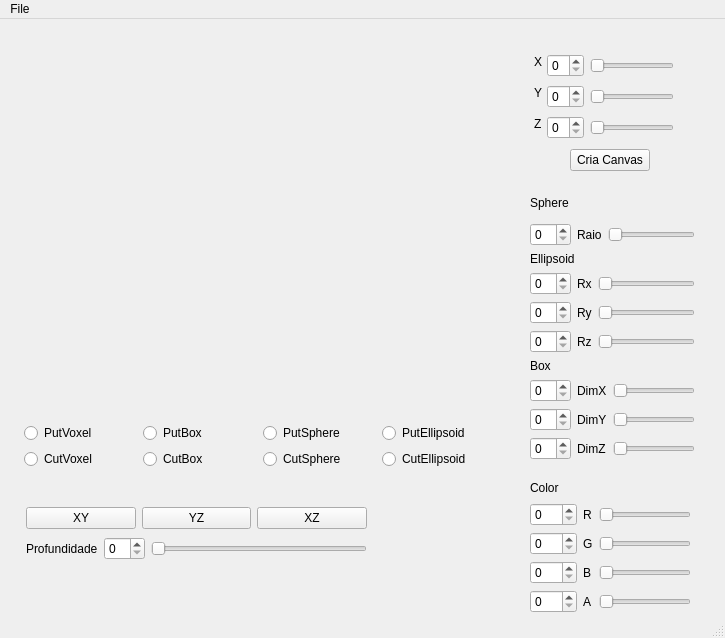
<?xml version="1.0" encoding="UTF-8"?>
<ui version="4.0">
 <class>MainWindow</class>
 <widget class="QMainWindow" name="MainWindow">
  <property name="geometry">
   <rect>
    <x>0</x>
    <y>0</y>
    <width>725</width>
    <height>638</height>
   </rect>
  </property>
  <property name="windowTitle">
   <string>MainWindow</string>
  </property>
  <widget class="QWidget" name="centralwidget">
   <widget class="Plotter" name="widget" native="true">
    <property name="geometry">
     <rect>
      <x>50</x>
      <y>10</y>
      <width>441</width>
      <height>371</height>
     </rect>
    </property>
   </widget>
   <widget class="QPushButton" name="pushButtonCriaCanvas">
    <property name="geometry">
     <rect>
      <x>570</x>
      <y>130</y>
      <width>80</width>
      <height>22</height>
     </rect>
    </property>
    <property name="text">
     <string>Cria Canvas</string>
    </property>
   </widget>
   <widget class="Color" name="widget_2" native="true">
    <property name="geometry">
     <rect>
      <x>390</x>
      <y>470</y>
      <width>120</width>
      <height>111</height>
     </rect>
    </property>
   </widget>
   <widget class="QWidget" name="layoutWidget">
    <property name="geometry">
     <rect>
      <x>24</x>
      <y>404</y>
      <width>471</width>
      <height>48</height>
     </rect>
    </property>
    <layout class="QGridLayout" name="gridLayout_5">
     <item row="0" column="0">
      <widget class="QRadioButton" name="radioButtonPutVoxel">
       <property name="text">
        <string>PutVoxel</string>
       </property>
      </widget>
     </item>
     <item row="0" column="1">
      <widget class="QRadioButton" name="radioButtonPutBox">
       <property name="text">
        <string>PutBox</string>
       </property>
      </widget>
     </item>
     <item row="0" column="2">
      <widget class="QRadioButton" name="radioButtonPutSphere">
       <property name="text">
        <string>PutSphere</string>
       </property>
      </widget>
     </item>
     <item row="0" column="3">
      <widget class="QRadioButton" name="radioButtonPutEllipsoid">
       <property name="text">
        <string>PutEllipsoid</string>
       </property>
      </widget>
     </item>
     <item row="1" column="0">
      <widget class="QRadioButton" name="radioButtonCutVoxel">
       <property name="text">
        <string>CutVoxel</string>
       </property>
      </widget>
     </item>
     <item row="1" column="1">
      <widget class="QRadioButton" name="radioButtonCutBox">
       <property name="text">
        <string>CutBox</string>
       </property>
      </widget>
     </item>
     <item row="1" column="2">
      <widget class="QRadioButton" name="radioButtonCutSphere">
       <property name="text">
        <string>CutSphere</string>
       </property>
      </widget>
     </item>
     <item row="1" column="3">
      <widget class="QRadioButton" name="radioButtonCutEllipsoid">
       <property name="text">
        <string>CutEllipsoid</string>
       </property>
      </widget>
     </item>
    </layout>
   </widget>
   <widget class="QWidget" name="layoutWidget">
    <property name="geometry">
     <rect>
      <x>530</x>
      <y>460</y>
      <width>161</width>
      <height>134</height>
     </rect>
    </property>
    <layout class="QVBoxLayout" name="verticalLayout">
     <item>
      <widget class="QLabel" name="label">
       <property name="text">
        <string>Color</string>
       </property>
      </widget>
     </item>
     <item>
      <layout class="QGridLayout" name="gridLayout">
       <item row="0" column="0">
        <widget class="QSpinBox" name="spinBoxR">
         <property name="maximum">
          <number>255</number>
         </property>
        </widget>
       </item>
       <item row="0" column="1">
        <widget class="QLabel" name="Vermelho">
         <property name="text">
          <string>R</string>
         </property>
        </widget>
       </item>
       <item row="0" column="2">
        <widget class="QSlider" name="horizontalSliderRed">
         <property name="minimum">
          <number>1</number>
         </property>
         <property name="maximum">
          <number>254</number>
         </property>
         <property name="orientation">
          <enum>Qt::Horizontal</enum>
         </property>
        </widget>
       </item>
       <item row="1" column="0">
        <widget class="QSpinBox" name="spinBoxG">
         <property name="maximum">
          <number>255</number>
         </property>
        </widget>
       </item>
       <item row="1" column="1">
        <widget class="QLabel" name="Verde">
         <property name="text">
          <string>G</string>
         </property>
        </widget>
       </item>
       <item row="1" column="2">
        <widget class="QSlider" name="horizontalSliderGreen">
         <property name="minimum">
          <number>1</number>
         </property>
         <property name="maximum">
          <number>254</number>
         </property>
         <property name="orientation">
          <enum>Qt::Horizontal</enum>
         </property>
        </widget>
       </item>
       <item row="2" column="0">
        <widget class="QSpinBox" name="spinBoxB">
         <property name="maximum">
          <number>255</number>
         </property>
        </widget>
       </item>
       <item row="2" column="1">
        <widget class="QLabel" name="Azul">
         <property name="text">
          <string>B</string>
         </property>
        </widget>
       </item>
       <item row="2" column="2">
        <widget class="QSlider" name="horizontalSliderBlue">
         <property name="minimum">
          <number>1</number>
         </property>
         <property name="maximum">
          <number>254</number>
         </property>
         <property name="orientation">
          <enum>Qt::Horizontal</enum>
         </property>
        </widget>
       </item>
       <item row="3" column="0">
        <widget class="QSpinBox" name="spinBoxA">
         <property name="maximum">
          <number>255</number>
         </property>
        </widget>
       </item>
       <item row="3" column="1">
        <widget class="QLabel" name="Alfa">
         <property name="text">
          <string>A</string>
         </property>
        </widget>
       </item>
       <item row="3" column="2">
        <widget class="QSlider" name="horizontalSliderAlfa">
         <property name="minimum">
          <number>1</number>
         </property>
         <property name="maximum">
          <number>254</number>
         </property>
         <property name="orientation">
          <enum>Qt::Horizontal</enum>
         </property>
        </widget>
       </item>
      </layout>
     </item>
    </layout>
   </widget>
   <widget class="QWidget" name="layoutWidget">
    <property name="geometry">
     <rect>
      <x>26</x>
      <y>486</y>
      <width>341</width>
      <height>57</height>
     </rect>
    </property>
    <layout class="QVBoxLayout" name="verticalLayout_6">
     <item>
      <layout class="QHBoxLayout" name="horizontalLayout">
       <item>
        <widget class="QPushButton" name="pushButtonXY">
         <property name="text">
          <string>XY</string>
         </property>
        </widget>
       </item>
       <item>
        <widget class="QPushButton" name="pushButtonYZ">
         <property name="text">
          <string>YZ</string>
         </property>
        </widget>
       </item>
       <item>
        <widget class="QPushButton" name="pushButtonXZ">
         <property name="text">
          <string>XZ</string>
         </property>
        </widget>
       </item>
      </layout>
     </item>
     <item>
      <layout class="QHBoxLayout" name="horizontalLayout_2">
       <item>
        <widget class="QLabel" name="Profundidade">
         <property name="text">
          <string>Profundidade</string>
         </property>
        </widget>
       </item>
       <item>
        <widget class="QSpinBox" name="spinBox"/>
       </item>
       <item>
        <widget class="QSlider" name="horizontalSliderProf">
         <property name="orientation">
          <enum>Qt::Horizontal</enum>
         </property>
        </widget>
       </item>
      </layout>
     </item>
    </layout>
   </widget>
   <widget class="QWidget" name="layoutWidget">
    <property name="geometry">
     <rect>
      <x>530</x>
      <y>170</y>
      <width>165</width>
      <height>271</height>
     </rect>
    </property>
    <layout class="QVBoxLayout" name="verticalLayout_2">
     <item>
      <layout class="QVBoxLayout" name="verticalLayout_5">
       <item>
        <widget class="QLabel" name="labelSphere">
         <property name="text">
          <string>Sphere</string>
         </property>
        </widget>
       </item>
       <item>
        <layout class="QGridLayout" name="gridLayout_4">
         <item row="0" column="0">
          <widget class="QSpinBox" name="spinBoxRaio"/>
         </item>
         <item row="0" column="1">
          <widget class="QLabel" name="Raio">
           <property name="text">
            <string>Raio</string>
           </property>
          </widget>
         </item>
         <item row="0" column="2">
          <widget class="QSlider" name="horizontalSliderRaio">
           <property name="orientation">
            <enum>Qt::Horizontal</enum>
           </property>
          </widget>
         </item>
        </layout>
       </item>
      </layout>
     </item>
     <item>
      <layout class="QVBoxLayout" name="verticalLayout_4">
       <item>
        <widget class="QLabel" name="labelEllipsoid">
         <property name="text">
          <string>Ellipsoid</string>
         </property>
        </widget>
       </item>
       <item>
        <layout class="QGridLayout" name="gridLayout_3">
         <item row="0" column="0">
          <widget class="QSpinBox" name="spinBoxRx"/>
         </item>
         <item row="0" column="1">
          <widget class="QLabel" name="Rx">
           <property name="text">
            <string>Rx</string>
           </property>
          </widget>
         </item>
         <item row="0" column="2">
          <widget class="QSlider" name="horizontalSliderRx">
           <property name="orientation">
            <enum>Qt::Horizontal</enum>
           </property>
          </widget>
         </item>
         <item row="1" column="0">
          <widget class="QSpinBox" name="spinBoxRy"/>
         </item>
         <item row="1" column="1">
          <widget class="QLabel" name="Ry">
           <property name="text">
            <string>Ry</string>
           </property>
          </widget>
         </item>
         <item row="1" column="2">
          <widget class="QSlider" name="horizontalSliderRy">
           <property name="orientation">
            <enum>Qt::Horizontal</enum>
           </property>
          </widget>
         </item>
         <item row="2" column="0">
          <widget class="QSpinBox" name="spinBoxRz"/>
         </item>
         <item row="2" column="1">
          <widget class="QLabel" name="Rz">
           <property name="text">
            <string>Rz</string>
           </property>
          </widget>
         </item>
         <item row="2" column="2">
          <widget class="QSlider" name="horizontalSliderRz">
           <property name="orientation">
            <enum>Qt::Horizontal</enum>
           </property>
          </widget>
         </item>
        </layout>
       </item>
      </layout>
     </item>
     <item>
      <layout class="QVBoxLayout" name="verticalLayout_3">
       <item>
        <widget class="QLabel" name="labelBox">
         <property name="text">
          <string>Box</string>
         </property>
        </widget>
       </item>
       <item>
        <layout class="QGridLayout" name="gridLayout_2">
         <item row="0" column="0">
          <widget class="QSpinBox" name="spinBoxDimX"/>
         </item>
         <item row="0" column="1">
          <widget class="QLabel" name="DimX">
           <property name="text">
            <string>DimX</string>
           </property>
          </widget>
         </item>
         <item row="0" column="2">
          <widget class="QSlider" name="horizontalSliderDimX">
           <property name="orientation">
            <enum>Qt::Horizontal</enum>
           </property>
          </widget>
         </item>
         <item row="1" column="0">
          <widget class="QSpinBox" name="spinBoxDimY"/>
         </item>
         <item row="1" column="1">
          <widget class="QLabel" name="DimY">
           <property name="text">
            <string>DimY</string>
           </property>
          </widget>
         </item>
         <item row="1" column="2">
          <widget class="QSlider" name="horizontalSliderDimY">
           <property name="orientation">
            <enum>Qt::Horizontal</enum>
           </property>
          </widget>
         </item>
         <item row="2" column="0">
          <widget class="QSpinBox" name="spinBoxDimZ"/>
         </item>
         <item row="2" column="1">
          <widget class="QLabel" name="DimZ">
           <property name="text">
            <string>DimZ</string>
           </property>
          </widget>
         </item>
         <item row="2" column="2">
          <widget class="QSlider" name="horizontalSliderDimZ">
           <property name="orientation">
            <enum>Qt::Horizontal</enum>
           </property>
          </widget>
         </item>
        </layout>
       </item>
      </layout>
     </item>
    </layout>
   </widget>
   <widget class="QLabel" name="YGeral">
    <property name="geometry">
     <rect>
      <x>534</x>
      <y>66</y>
      <width>16</width>
      <height>16</height>
     </rect>
    </property>
    <property name="text">
     <string>Y</string>
    </property>
   </widget>
   <widget class="QSlider" name="horizontalSliderZCanvas">
    <property name="geometry">
     <rect>
      <x>590</x>
      <y>101</y>
      <width>84</width>
      <height>16</height>
     </rect>
    </property>
    <property name="orientation">
     <enum>Qt::Horizontal</enum>
    </property>
   </widget>
   <widget class="QSpinBox" name="spinBoxXCanvas">
    <property name="geometry">
     <rect>
      <x>547</x>
      <y>35</y>
      <width>37</width>
      <height>23</height>
     </rect>
    </property>
   </widget>
   <widget class="QSpinBox" name="spinBoxYCanvas">
    <property name="geometry">
     <rect>
      <x>547</x>
      <y>66</y>
      <width>37</width>
      <height>23</height>
     </rect>
    </property>
   </widget>
   <widget class="QLabel" name="ZGeral">
    <property name="geometry">
     <rect>
      <x>534</x>
      <y>97</y>
      <width>16</width>
      <height>16</height>
     </rect>
    </property>
    <property name="text">
     <string>Z</string>
    </property>
   </widget>
   <widget class="QSpinBox" name="spinBoxZCanvas">
    <property name="geometry">
     <rect>
      <x>547</x>
      <y>97</y>
      <width>37</width>
      <height>23</height>
     </rect>
    </property>
   </widget>
   <widget class="QSlider" name="horizontalSliderXCanvas">
    <property name="geometry">
     <rect>
      <x>590</x>
      <y>39</y>
      <width>84</width>
      <height>16</height>
     </rect>
    </property>
    <property name="orientation">
     <enum>Qt::Horizontal</enum>
    </property>
   </widget>
   <widget class="QLabel" name="XGeral">
    <property name="geometry">
     <rect>
      <x>534</x>
      <y>35</y>
      <width>16</width>
      <height>16</height>
     </rect>
    </property>
    <property name="text">
     <string>X</string>
    </property>
   </widget>
   <widget class="QSlider" name="horizontalSliderYCanvas">
    <property name="geometry">
     <rect>
      <x>590</x>
      <y>70</y>
      <width>84</width>
      <height>16</height>
     </rect>
    </property>
    <property name="orientation">
     <enum>Qt::Horizontal</enum>
    </property>
   </widget>
  </widget>
  <widget class="QMenuBar" name="menubar">
   <property name="geometry">
    <rect>
     <x>0</x>
     <y>0</y>
     <width>725</width>
     <height>21</height>
    </rect>
   </property>
   <widget class="QMenu" name="menuFile">
    <property name="title">
     <string>File</string>
    </property>
    <addaction name="actionSave"/>
    <addaction name="actionQuit"/>
   </widget>
   <addaction name="menuFile"/>
  </widget>
  <widget class="QStatusBar" name="statusbar"/>
  <action name="actionQuit">
   <property name="text">
    <string>Quit</string>
   </property>
  </action>
  <action name="actionSave">
   <property name="text">
    <string>Save</string>
   </property>
  </action>
 </widget>
 <customwidgets>
  <customwidget>
   <class>Plotter</class>
   <extends>QWidget</extends>
   <header>plotter.h</header>
   <container>1</container>
  </customwidget>
  <customwidget>
   <class>Color</class>
   <extends>QWidget</extends>
   <header>color.h</header>
   <container>1</container>
   <slots>
    <slot>set_r(int)</slot>
    <slot>set_g(int)</slot>
    <slot>set_b(int)</slot>
   </slots>
  </customwidget>
 </customwidgets>
 <resources/>
 <connections>
  <connection>
   <sender>spinBoxRaio</sender>
   <signal>valueChanged(int)</signal>
   <receiver>horizontalSliderRaio</receiver>
   <slot>setValue(int)</slot>
   <hints>
    <hint type="sourcelabel">
     <x>549</x>
     <y>215</y>
    </hint>
    <hint type="destinationlabel">
     <x>686</x>
     <y>211</y>
    </hint>
   </hints>
  </connection>
  <connection>
   <sender>horizontalSliderRaio</sender>
   <signal>valueChanged(int)</signal>
   <receiver>spinBoxRaio</receiver>
   <slot>setValue(int)</slot>
   <hints>
    <hint type="sourcelabel">
     <x>686</x>
     <y>211</y>
    </hint>
    <hint type="destinationlabel">
     <x>557</x>
     <y>215</y>
    </hint>
   </hints>
  </connection>
  <connection>
   <sender>spinBoxRx</sender>
   <signal>valueChanged(int)</signal>
   <receiver>horizontalSliderRx</receiver>
   <slot>setValue(int)</slot>
   <hints>
    <hint type="sourcelabel">
     <x>545</x>
     <y>275</y>
    </hint>
    <hint type="destinationlabel">
     <x>677</x>
     <y>271</y>
    </hint>
   </hints>
  </connection>
  <connection>
   <sender>horizontalSliderRx</sender>
   <signal>valueChanged(int)</signal>
   <receiver>spinBoxRx</receiver>
   <slot>setValue(int)</slot>
   <hints>
    <hint type="sourcelabel">
     <x>677</x>
     <y>271</y>
    </hint>
    <hint type="destinationlabel">
     <x>562</x>
     <y>275</y>
    </hint>
   </hints>
  </connection>
  <connection>
   <sender>spinBoxRy</sender>
   <signal>valueChanged(int)</signal>
   <receiver>horizontalSliderRy</receiver>
   <slot>setValue(int)</slot>
   <hints>
    <hint type="sourcelabel">
     <x>550</x>
     <y>304</y>
    </hint>
    <hint type="destinationlabel">
     <x>677</x>
     <y>300</y>
    </hint>
   </hints>
  </connection>
  <connection>
   <sender>horizontalSliderRy</sender>
   <signal>valueChanged(int)</signal>
   <receiver>spinBoxRy</receiver>
   <slot>setValue(int)</slot>
   <hints>
    <hint type="sourcelabel">
     <x>677</x>
     <y>300</y>
    </hint>
    <hint type="destinationlabel">
     <x>556</x>
     <y>304</y>
    </hint>
   </hints>
  </connection>
  <connection>
   <sender>spinBoxRz</sender>
   <signal>valueChanged(int)</signal>
   <receiver>horizontalSliderRz</receiver>
   <slot>setValue(int)</slot>
   <hints>
    <hint type="sourcelabel">
     <x>549</x>
     <y>333</y>
    </hint>
    <hint type="destinationlabel">
     <x>677</x>
     <y>329</y>
    </hint>
   </hints>
  </connection>
  <connection>
   <sender>horizontalSliderRz</sender>
   <signal>valueChanged(int)</signal>
   <receiver>spinBoxRz</receiver>
   <slot>setValue(int)</slot>
   <hints>
    <hint type="sourcelabel">
     <x>677</x>
     <y>329</y>
    </hint>
    <hint type="destinationlabel">
     <x>546</x>
     <y>333</y>
    </hint>
   </hints>
  </connection>
  <connection>
   <sender>spinBoxDimX</sender>
   <signal>valueChanged(int)</signal>
   <receiver>horizontalSliderDimX</receiver>
   <slot>setValue(int)</slot>
   <hints>
    <hint type="sourcelabel">
     <x>547</x>
     <y>395</y>
    </hint>
    <hint type="destinationlabel">
     <x>690</x>
     <y>391</y>
    </hint>
   </hints>
  </connection>
  <connection>
   <sender>horizontalSliderDimX</sender>
   <signal>valueChanged(int)</signal>
   <receiver>spinBoxDimX</receiver>
   <slot>setValue(int)</slot>
   <hints>
    <hint type="sourcelabel">
     <x>690</x>
     <y>391</y>
    </hint>
    <hint type="destinationlabel">
     <x>564</x>
     <y>395</y>
    </hint>
   </hints>
  </connection>
  <connection>
   <sender>spinBoxDimY</sender>
   <signal>valueChanged(int)</signal>
   <receiver>horizontalSliderDimY</receiver>
   <slot>setValue(int)</slot>
   <hints>
    <hint type="sourcelabel">
     <x>546</x>
     <y>424</y>
    </hint>
    <hint type="destinationlabel">
     <x>690</x>
     <y>420</y>
    </hint>
   </hints>
  </connection>
  <connection>
   <sender>horizontalSliderDimY</sender>
   <signal>valueChanged(int)</signal>
   <receiver>spinBoxDimY</receiver>
   <slot>setValue(int)</slot>
   <hints>
    <hint type="sourcelabel">
     <x>690</x>
     <y>420</y>
    </hint>
    <hint type="destinationlabel">
     <x>544</x>
     <y>424</y>
    </hint>
   </hints>
  </connection>
  <connection>
   <sender>spinBoxDimZ</sender>
   <signal>valueChanged(int)</signal>
   <receiver>horizontalSliderDimZ</receiver>
   <slot>setValue(int)</slot>
   <hints>
    <hint type="sourcelabel">
     <x>552</x>
     <y>453</y>
    </hint>
    <hint type="destinationlabel">
     <x>690</x>
     <y>449</y>
    </hint>
   </hints>
  </connection>
  <connection>
   <sender>horizontalSliderDimZ</sender>
   <signal>valueChanged(int)</signal>
   <receiver>spinBoxDimZ</receiver>
   <slot>setValue(int)</slot>
   <hints>
    <hint type="sourcelabel">
     <x>690</x>
     <y>449</y>
    </hint>
    <hint type="destinationlabel">
     <x>548</x>
     <y>453</y>
    </hint>
   </hints>
  </connection>
  <connection>
   <sender>spinBoxR</sender>
   <signal>valueChanged(int)</signal>
   <receiver>horizontalSliderRed</receiver>
   <slot>setValue(int)</slot>
   <hints>
    <hint type="sourcelabel">
     <x>552</x>
     <y>494</y>
    </hint>
    <hint type="destinationlabel">
     <x>678</x>
     <y>511</y>
    </hint>
   </hints>
  </connection>
  <connection>
   <sender>horizontalSliderRed</sender>
   <signal>valueChanged(int)</signal>
   <receiver>spinBoxR</receiver>
   <slot>setValue(int)</slot>
   <hints>
    <hint type="sourcelabel">
     <x>678</x>
     <y>511</y>
    </hint>
    <hint type="destinationlabel">
     <x>544</x>
     <y>494</y>
    </hint>
   </hints>
  </connection>
  <connection>
   <sender>spinBoxG</sender>
   <signal>valueChanged(int)</signal>
   <receiver>horizontalSliderGreen</receiver>
   <slot>setValue(int)</slot>
   <hints>
    <hint type="sourcelabel">
     <x>541</x>
     <y>523</y>
    </hint>
    <hint type="destinationlabel">
     <x>678</x>
     <y>540</y>
    </hint>
   </hints>
  </connection>
  <connection>
   <sender>horizontalSliderGreen</sender>
   <signal>valueChanged(int)</signal>
   <receiver>spinBoxG</receiver>
   <slot>setValue(int)</slot>
   <hints>
    <hint type="sourcelabel">
     <x>678</x>
     <y>540</y>
    </hint>
    <hint type="destinationlabel">
     <x>561</x>
     <y>523</y>
    </hint>
   </hints>
  </connection>
  <connection>
   <sender>spinBoxB</sender>
   <signal>valueChanged(int)</signal>
   <receiver>horizontalSliderBlue</receiver>
   <slot>setValue(int)</slot>
   <hints>
    <hint type="sourcelabel">
     <x>552</x>
     <y>552</y>
    </hint>
    <hint type="destinationlabel">
     <x>678</x>
     <y>569</y>
    </hint>
   </hints>
  </connection>
  <connection>
   <sender>horizontalSliderBlue</sender>
   <signal>valueChanged(int)</signal>
   <receiver>spinBoxB</receiver>
   <slot>setValue(int)</slot>
   <hints>
    <hint type="sourcelabel">
     <x>678</x>
     <y>569</y>
    </hint>
    <hint type="destinationlabel">
     <x>552</x>
     <y>552</y>
    </hint>
   </hints>
  </connection>
  <connection>
   <sender>spinBoxA</sender>
   <signal>valueChanged(int)</signal>
   <receiver>horizontalSliderAlfa</receiver>
   <slot>setValue(int)</slot>
   <hints>
    <hint type="sourcelabel">
     <x>544</x>
     <y>602</y>
    </hint>
    <hint type="destinationlabel">
     <x>678</x>
     <y>598</y>
    </hint>
   </hints>
  </connection>
  <connection>
   <sender>horizontalSliderAlfa</sender>
   <signal>valueChanged(int)</signal>
   <receiver>spinBoxA</receiver>
   <slot>setValue(int)</slot>
   <hints>
    <hint type="sourcelabel">
     <x>678</x>
     <y>598</y>
    </hint>
    <hint type="destinationlabel">
     <x>535</x>
     <y>602</y>
    </hint>
   </hints>
  </connection>
  <connection>
   <sender>spinBoxXCanvas</sender>
   <signal>valueChanged(int)</signal>
   <receiver>horizontalSliderXCanvas</receiver>
   <slot>setValue(int)</slot>
   <hints>
    <hint type="sourcelabel">
     <x>581</x>
     <y>55</y>
    </hint>
    <hint type="destinationlabel">
     <x>681</x>
     <y>51</y>
    </hint>
   </hints>
  </connection>
  <connection>
   <sender>horizontalSliderXCanvas</sender>
   <signal>valueChanged(int)</signal>
   <receiver>spinBoxXCanvas</receiver>
   <slot>setValue(int)</slot>
   <hints>
    <hint type="sourcelabel">
     <x>660</x>
     <y>51</y>
    </hint>
    <hint type="destinationlabel">
     <x>581</x>
     <y>55</y>
    </hint>
   </hints>
  </connection>
  <connection>
   <sender>spinBoxYCanvas</sender>
   <signal>valueChanged(int)</signal>
   <receiver>horizontalSliderYCanvas</receiver>
   <slot>setValue(int)</slot>
   <hints>
    <hint type="sourcelabel">
     <x>581</x>
     <y>86</y>
    </hint>
    <hint type="destinationlabel">
     <x>680</x>
     <y>82</y>
    </hint>
   </hints>
  </connection>
  <connection>
   <sender>horizontalSliderYCanvas</sender>
   <signal>valueChanged(int)</signal>
   <receiver>spinBoxYCanvas</receiver>
   <slot>setValue(int)</slot>
   <hints>
    <hint type="sourcelabel">
     <x>681</x>
     <y>82</y>
    </hint>
    <hint type="destinationlabel">
     <x>581</x>
     <y>86</y>
    </hint>
   </hints>
  </connection>
  <connection>
   <sender>spinBoxZCanvas</sender>
   <signal>valueChanged(int)</signal>
   <receiver>horizontalSliderZCanvas</receiver>
   <slot>setValue(int)</slot>
   <hints>
    <hint type="sourcelabel">
     <x>567</x>
     <y>117</y>
    </hint>
    <hint type="destinationlabel">
     <x>681</x>
     <y>113</y>
    </hint>
   </hints>
  </connection>
  <connection>
   <sender>horizontalSliderZCanvas</sender>
   <signal>valueChanged(int)</signal>
   <receiver>spinBoxZCanvas</receiver>
   <slot>setValue(int)</slot>
   <hints>
    <hint type="sourcelabel">
     <x>681</x>
     <y>113</y>
    </hint>
    <hint type="destinationlabel">
     <x>581</x>
     <y>117</y>
    </hint>
   </hints>
  </connection>
  <connection>
   <sender>spinBox</sender>
   <signal>valueChanged(int)</signal>
   <receiver>horizontalSliderProf</receiver>
   <slot>setValue(int)</slot>
   <hints>
    <hint type="sourcelabel">
     <x>110</x>
     <y>561</y>
    </hint>
    <hint type="destinationlabel">
     <x>301</x>
     <y>557</y>
    </hint>
   </hints>
  </connection>
  <connection>
   <sender>horizontalSliderProf</sender>
   <signal>valueChanged(int)</signal>
   <receiver>spinBox</receiver>
   <slot>setValue(int)</slot>
   <hints>
    <hint type="sourcelabel">
     <x>359</x>
     <y>557</y>
    </hint>
    <hint type="destinationlabel">
     <x>124</x>
     <y>561</y>
    </hint>
   </hints>
  </connection>
  <connection>
   <sender>actionQuit</sender>
   <signal>triggered()</signal>
   <receiver>MainWindow</receiver>
   <slot>sair()</slot>
   <hints>
    <hint type="sourcelabel">
     <x>-1</x>
     <y>-1</y>
    </hint>
    <hint type="destinationlabel">
     <x>362</x>
     <y>318</y>
    </hint>
   </hints>
  </connection>
  <connection>
   <sender>horizontalSliderBlue</sender>
   <signal>sliderMoved(int)</signal>
   <receiver>widget_2</receiver>
   <slot>set_b(int)</slot>
   <hints>
    <hint type="sourcelabel">
     <x>603</x>
     <y>565</y>
    </hint>
    <hint type="destinationlabel">
     <x>486</x>
     <y>575</y>
    </hint>
   </hints>
  </connection>
  <connection>
   <sender>horizontalSliderGreen</sender>
   <signal>sliderMoved(int)</signal>
   <receiver>widget_2</receiver>
   <slot>set_g(int)</slot>
   <hints>
    <hint type="sourcelabel">
     <x>618</x>
     <y>531</y>
    </hint>
    <hint type="destinationlabel">
     <x>502</x>
     <y>534</y>
    </hint>
   </hints>
  </connection>
  <connection>
   <sender>horizontalSliderRed</sender>
   <signal>sliderMoved(int)</signal>
   <receiver>widget_2</receiver>
   <slot>set_r(int)</slot>
   <hints>
    <hint type="sourcelabel">
     <x>611</x>
     <y>500</y>
    </hint>
    <hint type="destinationlabel">
     <x>441</x>
     <y>508</y>
    </hint>
   </hints>
  </connection>
  <connection>
   <sender>spinBoxA</sender>
   <signal>valueChanged(int)</signal>
   <receiver>horizontalSliderAlfa</receiver>
   <slot>setValue(int)</slot>
   <hints>
    <hint type="sourcelabel">
     <x>551</x>
     <y>591</y>
    </hint>
    <hint type="destinationlabel">
     <x>619</x>
     <y>595</y>
    </hint>
   </hints>
  </connection>
 </connections>
 <slots>
  <slot>sair()</slot>
 </slots>
</ui>
